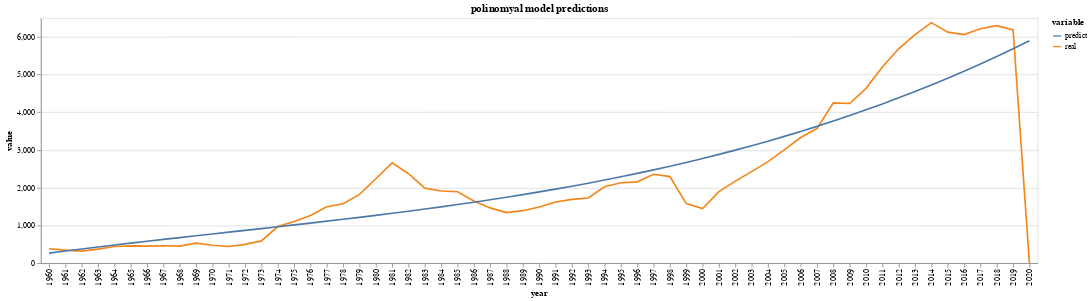

Notebook source saved alongside this figure:
### Code cell
alt.Chart(predict_polinomyal.melt('year')).mark_line().encode(
x='year',
y='value',
color='variable'
).properties(title='polinomyal model predictions')

### Figure 1 — Vega-Lite specification as saved in the notebook (floating-point values rounded to 4 significant figures)
{"config": {"view": {"continuousWidth": 400, "continuousHeight": 300}}, "data": {"name": "data-a20cca961c6e17c2d52f11299f66230b"}, "mark": "line", "encoding": {"color": {"type": "nominal", "field": "variable"}, "x": {"type": "nominal", "field": "year"}, "y": {"type": "quantitative", "field": "value"}}, "title": "polinomyal model predictions", "$schema": "https://vega.github.io/schema/vega-lite/v4.8.1.json", "datasets": {"data-a20cca961c6e17c2d52f11299f66230b": [{"year": "1960", "variable": "real", "value": 379.4}, {"year": "1961", "variable": "real", "value": 343.8}, {"year": "1962", "variable": "real", "value": 315.5}, {"year": "1963", "variable": "real", "value": 368.5}, {"year": "1964", "variable": "real", "value": 440.3}, {"year": "1965", "variable": "real", "value": 455.0}, {"year": "1966", "variable": "real", "value": 449.7}, {"year": "1967", "variable": "real", "value": 459.1}, {"year": "1968", "variable": "real", "value": 450.8}, {"year": "1969", "variable": "real", "value": 527.6}, {"year": "1970", "variable": "real", "value": 471.4}, {"year": "1971", "variable": "real", "value": 440.6}, {"year": "1972", "variable": "real", "value": 495.3}, {"year": "1973", "variable": "real", "value": 588.1}, {"year": "1974", "variable": "real", "value": 969.5}, {"year": "1975", "variable": "real", "value": 1105.0}, {"year": "1976", "variable": "real", "value": 1264.0}, {"year": "1977", "variable": "real", "value": 1493.0}, {"year": "1978", "variable": "real", "value": 1572.0}, {"year": "1979", "variable": "real", "value": 1820.0}, {"year": "1980", "variable": "real", "value": 2237.0}, {"year": "1981", "variable": "real", "value": 2659.0}, {"year": "1982", "variable": "real", "value": 2369.0}, {"year": "1983", "variable": "real", "value": 1988.0}, {"year": "1984", "variable": "real", "value": 1912.0}, {"year": "1985", "variable": "real", "value": 1891.0}, {"year": "1986", "variable": "real", "value": 1647.0}, {"year": "1987", "variable": "real", "value": 1464.0}, {"year": "1988", "variable": "real", "value": 1337.0}, {"year": "1989", "variable": "real", "value": 1390.0}, {"year": "1990", "variable": "real", "value": 1489.0}, {"year": "1991", "variable": "real", "value": 1621.0}, {"year": "1992", "variable": "real", "value": 1688.0}, {"year": "1993", "variable": "real", "value": 1727.0}, {"year": "1994", "variable": "real", "value": 2025.0}, {"year": "1995", "variable": "real", "value": 2132.0}, {"year": "1996", "variable": "real", "value": 2154.0}, {"year": "1997", "variable": "real", "value": 2355.0}, {"year": "1998", "variable": "real", "value": 2293.0}, {"year": "1999", "variable": "real", "value": 1578.0}, {"year": "2000", "variable": "real", "value": 1445.0}, {"year": "2001", "variable": "real", "value": 1895.0}, {"year": "2002", "variable": "real", "value": 2172.0}, {"year": "2003", "variable": "real", "value": 2426.0}, {"year": "2004", "variable": "real", "value": 2691.0}, {"year": "2005", "variable": "real", "value": 3002.0}, {"year": "2006", "variable": "real", "value": 3329.0}, {"year": "2007", "variable": "real", "value": 3568.0}, {"year": "2008", "variable": "real", "value": 4249.0}, {"year": "2009", "variable": "real", "value": 4232.0}, {"year": "2010", "variable": "real", "value": 4634.0}, {"year": "2011", "variable": "real", "value": 5201.0}, {"year": "2012", "variable": "real", "value": 5682.0}, {"year": "2013", "variable": "real", "value": 6056.0}, {"year": "2014", "variable": "real", "value": 6377.0}, {"year": "2015", "variable": "real", "value": 6124.0}, {"year": "2016", "variable": "real", "value": 6060.0}, {"year": "2017", "variable": "real", "value": 6214.0}, {"year": "2018", "variable": "real", "value": 6296.0}, {"year": "2019", "variable": "real", "value": 6184.0}, {"year": "2020", "variable": "real", "value": 0.0}, {"year": "1960", "variable": "predict", "value": 265.2}, {"year": "1961", "variable": "predict", "value": 320.4}, {"year": "1962", "variable": "predict", "value": 374.2}, {"year": "1963", "variable": "predict", "value": 426.8}, {"year": "1964", "variable": "predict", "value": 478.3}, {"year": "1965", "variable": "predict", "value": 528.8}, {"year": "1966", "variable": "predict", "value": 578.5}, {"year": "1967", "variable": "predict", "value": 627.5}, {"year": "1968", "variable": "predict", "value": 676.0}, {"year": "1969", "variable": "predict", "value": 724.1}, {"year": "1970", "variable": "predict", "value": 771.9}, {"year": "1971", "variable": "predict", "value": 819.6}, {"year": "1972", "variable": "predict", "value": 867.3}, {"year": "1973", "variable": "predict", "value": 915.1}, {"year": "1974", "variable": "predict", "value": 963.3}, {"year": "1975", "variable": "predict", "value": 1012.0}, {"year": "1976", "variable": "predict", "value": 1061.0}, {"year": "1977", "variable": "predict", "value": 1111.0}, {"year": "1978", "variable": "predict", "value": 1162.0}, {"year": "1979", "variable": "predict", "value": 1213.0}, {"year": "1980", "variable": "predict", "value": 1266.0}, {"year": "1981", "variable": "predict", "value": 1320.0}, {"year": "1982", "variable": "predict", "value": 1376.0}, {"year": "1983", "variable": "predict", "value": 1433.0}, {"year": "1984", "variable": "predict", "value": 1491.0}, {"year": "1985", "variable": "predict", "value": 1552.0}, {"year": "1986", "variable": "predict", "value": 1614.0}, {"year": "1987", "variable": "predict", "value": 1679.0}, {"year": "1988", "variable": "predict", "value": 1746.0}, {"year": "1989", "variable": "predict", "value": 1815.0}, {"year": "1990", "variable": "predict", "value": 1887.0}, {"year": "1991", "variable": "predict", "value": 1961.0}, {"year": "1992", "variable": "predict", "value": 2038.0}, {"year": "1993", "variable": "predict", "value": 2118.0}, {"year": "1994", "variable": "predict", "value": 2202.0}, {"year": "1995", "variable": "predict", "value": 2288.0}, {"year": "1996", "variable": "predict", "value": 2378.0}, {"year": "1997", "variable": "predict", "value": 2471.0}, {"year": "1998", "variable": "predict", "value": 2568.0}, {"year": "1999", "variable": "predict", "value": 2669.0}, {"year": "2000", "variable": "predict", "value": 2773.0}, {"year": "2001", "variable": "predict", "value": 2882.0}, {"year": "2002", "variable": "predict", "value": 2994.0}, {"year": "2003", "variable": "predict", "value": 3111.0}, {"year": "2004", "variable": "predict", "value": 3233.0}, {"year": "2005", "variable": "predict", "value": 3359.0}, {"year": "2006", "variable": "predict", "value": 3490.0}, {"year": "2007", "variable": "predict", "value": 3626.0}, {"year": "2008", "variable": "predict", "value": 3767.0}, {"year": "2009", "variable": "predict", "value": 3913.0}, {"year": "2010", "variable": "predict", "value": 4064.0}, {"year": "2011", "variable": "predict", "value": 4220.0}, {"year": "2012", "variable": "predict", "value": 4383.0}, {"year": "2013", "variable": "predict", "value": 4551.0}, {"year": "2014", "variable": "predict", "value": 4724.0}, {"year": "2015", "variable": "predict", "value": 4904.0}, {"year": "2016", "variable": "predict", "value": 5090.0}, {"year": "2017", "variable": "predict", "value": 5282.0}, {"year": "2018", "variable": "predict", "value": 5481.0}, {"year": "2019", "variable": "predict", "value": 5686.0}, {"year": "2020", "variable": "predict", "value": 5898.0}]}}
